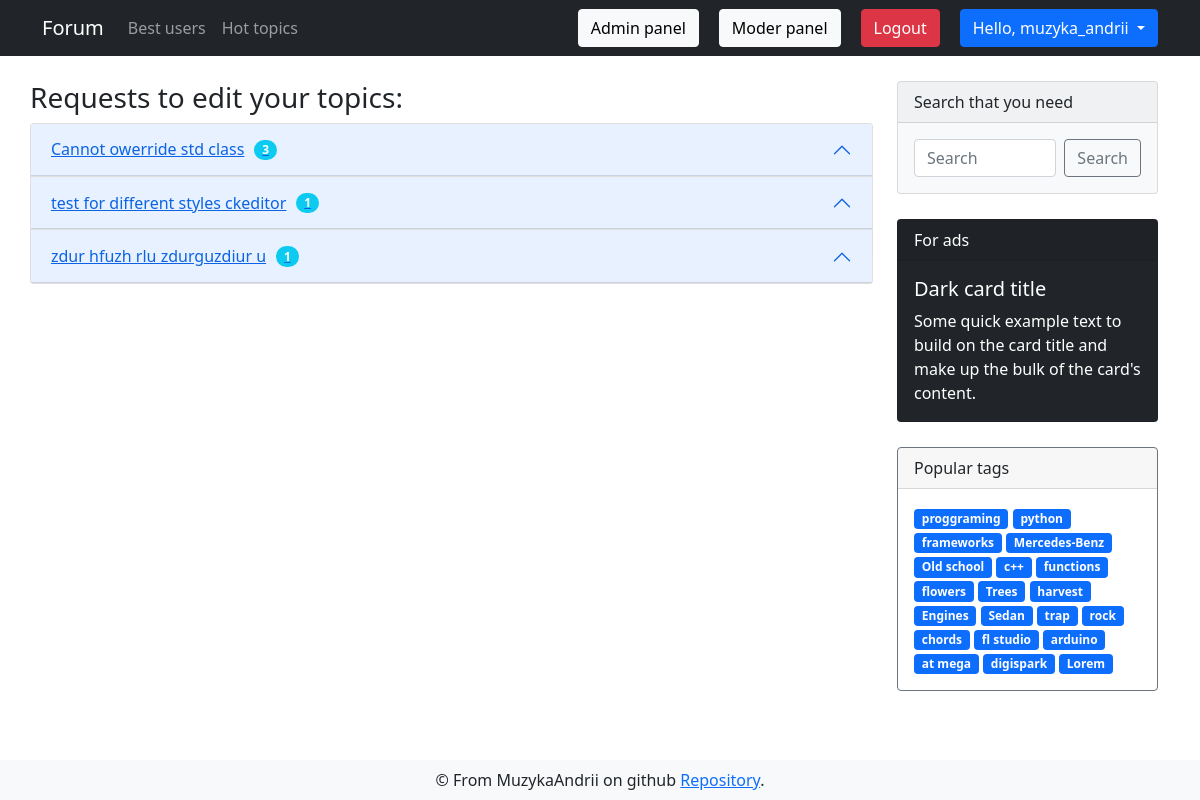
The app's page /user/edit_requests (signed in) with its own data.
### app/models.py (models this page shows, shortened)
class DbMixin(object):
    def save(self):
        db.session.add(self)
        db.session.commit()

class User(UserMixin, DbMixin, db.Model):
    id = db.Column(db.Integer, primary_key = True, autoincrement=True)
    nickname = db.Column(db.String(30), unique=True, nullable=False)
    email = db.Column(db.String(120), unique=True, nullable=False)
    email_confirmed = db.Column(db.Boolean, default=False)
    password = db.Column(db.String(70), nullable=False)
    about = db.Column(db.Text, default='Hi everyone!')
    website = db.Column(db.String(120))
    register_date = db.Column(db.DateTime, default=dt.utcnow)
    last_seen = db.Column(db.DateTime, default=dt.utcnow)
    is_banned = db.Column(db.Boolean, default=False)
    ban_reason = db.Column(db.String(255))
    created_discussions = db.relationship('Discussion', backref='creator', lazy='dynamic')
    created_comments = db.relationship('Comment', backref='creator', lazy='dynamic')
    avatars = db.relationship('Image', backref='owner', lazy='dynamic')
    edit_requests = db.relationship('Edit_request', backref='editor', lazy='dynamic')
    roles = db.relationship('Role', secondary=users_roles, backref=db.backref('users', lazy='select'))
    def update_last_seen(self):
        self.last_seen = dt.now()
        self.save()
    def has_role(self, role):
        for r in self.roles:
            if r.name == role:
                return True
        return False

class Discussion(DbMixin, db.Model):
    id = db.Column(db.Integer, primary_key = True, autoincrement=True)
    theme = db.Column(db.String, unique=True, nullable=False)
    text = db.Column(db.Text, unique=True, nullable=False)
    theme_id = db.Column(db.Integer, db.ForeignKey('theme.id'), nullable=False)
    tags = db.relationship('Tag', secondary=discussion_tags, backref=db.backref('discussions', lazy='dynamic'))
    comments = db.relationship('Comment', backref='parent_discussion', lazy='dynamic')
    creator_id = db.Column(db.Integer, db.ForeignKey('user.id'), nullable=False)
    edit_requests = db.relationship('Edit_request', backref='target_discussion', lazy='dynamic')
    def get_count_of_non_validated_requests(self):
        return self.edit_requests.filter(Edit_request.is_validated==None).count()
    def build_url(self):
        theme = self.parent_theme
        section_slug = theme.parent_section.slug
        return section_slug, theme.slug

class Tag(DbMixin, db.Model):
    id = db.Column(db.Integer, primary_key = True, autoincrement=True)
    name = db.Column(db.String(50), unique=True, nullable=False)
    slug = db.Column(db.String(100), unique=True, nullable=False)
    section_id = db.Column(db.Integer, db.ForeignKey('section.id'), nullable=False)

### app/views.py (the view)
@app.route('/user/edit_requests')
@login_required
def edit_requests_index():
    discussions, edit_requests = get_input_edit_requests(current_user)
    return render_template('forum/edit/edit_requests.html', tags=get_tags(), discussions=discussions, edit_requests=edit_requests)

### app/controllers/edit_request_controller.py (called while the page is built)
def get_input_edit_requests(user: User) -> (List[Discussion], List[Edit_request]):
    not_validated_edit_requests = Edit_request.query.filter(Edit_request.target_id==Discussion.id,
                                                            Discussion.creator_id==user.id,
                                                            Edit_request.is_validated==None)
    discussions = {request.target_discussion for request in not_validated_edit_requests}
    return discussions, not_validated_edit_requests

### app/models.py (called while the page is built)
@login.user_loader
def user_loader(user_id):
    return User.query.get(int(user_id))

### app/views.py (called while the page is built)
@app.before_request
def update_last_seen():
    if current_user.is_authenticated:
        current_user.update_last_seen()

@cache.cached(timeout=60)
def is_current_user_banned():
    is_banned, reason = current_user.query.with_entities(User.is_banned, User.ban_reason).first()
    if is_banned:
        return reason
    else:
        return False

@app.before_request
def check_banned():
    if not current_user.is_authenticated:
        return
    result = is_current_user_banned()
    if result:
        logout_user()
        return render_template('alerts/banned.html', reason=result)

@cache.cached(timeout=600, key_prefix='tags')
def get_tags():
    return Tag.query.with_entities(Tag.slug, Tag.name).limit(25).all()

### app/templates/forum/edit/edit_requests.html (shortened to what this page needs)
{% extends "layouts/base.html" %}
{% block content %}
<div class="container">
    <div class="row">
        <div style="margin: 25px 0;" class="list-group col-md-9">
            <h3>Requests to edit your topics: </h3>
            <div class="accordion" id="accordionExample">
                {% for discussion in discussions %}
                <div class="accordion-item">
                    <h2 class="accordion-header" id="headingOne">
                        {% set section_slug, theme_slug = discussion.build_url() %}
                        <a href="{{ url_for('discussion', section_slug=section_slug, theme_slug=theme_slug, discussion_id=discussion.id) }}" class="accordion-button" type="button" data-bs-toggle="collapse"
                            data-bs-target="#collapse{{discussion.id}}" aria-expanded="true" aria-controls="collapseOne">
                            {{ discussion.theme }}
                            <span style="margin-left: 10px;" class="badge rounded-pill bg-info text-white">{{ discussion.get_count_of_non_validated_requests() }}</span>
                    </a>
                    </h2>
                </div>
                {% endfor %}
            </div>
        </div>
        {% include 'layouts/sidebar.html' %}
    </div>
</div>
{% endblock %}

### app/templates/layouts/base.html (shortened to what this page needs)
<!doctype html>
<html>
<head>
  {% block head %}
  <link href="https://cdn.jsdelivr.net/npm/bootstrap@5.0.0/dist/css/bootstrap.min.css" rel="stylesheet"
>
  <link rel="stylesheet" type="text/css" href="{{ url_for('static',filename='css/style.css') }}">
  {% endblock %}
</head>
<body>
  <nav class="navbar navbar-expand-lg navbar-dark bg-dark">
    <div class="container">
      <a class="navbar-brand" href="{{ url_for('index') }}">Forum</a>
      <div class="collapse navbar-collapse" id="navbarSupportedContent">
        <ul class="navbar-nav me-auto mb-2 mb-lg-0">
          <li class="nav-item">
            <a class="nav-link" aria-current="page" href="{{url_for('list_users')}}">Best users</a>
          </li>
          <li class="nav-item">
            <a class="nav-link" href="{{ url_for('hot_topics') }}">Hot topics</a>
          </li>
        </ul>
        <form class="d-flex">
          {% if current_user.is_anonymous %}
          <a href="{{ url_for('auth.register') }}" type="button" class="btn login-btn btn-secondary">Register</a>
          <a href="{{ url_for('auth.login') }}" type="button" class="btn btn-secondary">Log in</a>
          {% else %}
          {% if current_user.has_role('admin') %}
          <a style="margin-right: 20px;" href="/admin" type="button"
          class="btn btn-light">Admin panel</a>
          {% endif %}
          {% if current_user.has_role('moderator') %}
          <a style="margin-right: 20px;" href="/moder" type="button"
          class="btn btn-light">Moder panel</a>
          {% endif %}
          <a style="margin-right: 20px;" href="{{ url_for('auth.logout') }}" type="button"
            class="btn btn-danger">Logout</a>
          <div class="dropdown">
            <button class="btn btn-primary dropdown-toggle" type="button" id="dropdownMenuButton1" data-bs-toggle="dropdown" aria-expanded="false">
              Hello, {{ current_user.nickname }}
            </button>
          </div>
          {% endif %}
        </form>
      </div>
    </div>
  </nav>
  {% block content %}
  {% endblock %}
  {% block footer %}
  <footer class="navbar fixed-bottom navbar-light bg-light">
    <div class="container" style="justify-content: space-around;">
      <div class="footer-content">
        &copy; From MuzykaAndrii on github
        <a href="https://github.com/MuzykaAndrii/modern-flask-forum">Repository</a>.</div>
    </div>
  </footer>
  {% endblock %}
</body>
</html>

### app/templates/layouts/sidebar.html
<div class="sidebar col-md-3">
    <div class="card text-dark bg-light mb-3" style="max-width: 18rem;">
        <div class="card-header">Search that you need</div>
        <form method="GET" action="{{ url_for('search') }}" class="card-body d-flex">
            <input name="search_query" value="{{ request.args.get('search_query', '') }}" class="form-control me-2" type="text" placeholder="Search" aria-label="Search">
            <button class="btn btn-outline-secondary" type="submit">Search</button>
        </form>
    </div>
    <div class="card text-white bg-dark mb-3" style="max-width: 18rem;">
        <div class="card-header">For ads</div>
        <div class="card-body">
            <h5 class="card-title">Dark card title</h5>
            <p class="card-text">Some quick example text to build on the card title and make up the bulk of the
                card's content.</p>
        </div>
    </div>
    <div class="card border-secondary mb-3" style="max-width: 18rem;">
        <div class="card-header">Popular tags</div>
        <div class="card-body text-secondary">
            {% for tag in tags %}
            <a href="{{ url_for('tags_discussions', tag_slug=tag[0]) }}" class="tag badge bg-primary">{{ tag[1] }}</a>
            {% endfor %}
        </div>
    </div>
</div>

### app/static/css/style.css (style rules this page uses)
.card { margin: 25px 0; }
.tag { text-decoration: none; }

### records on screen
User: nickname "muzyka_andrii"
Discussion: theme "Cannot owerride std class", get_count_of_non_validated_requests "3"
Discussion: theme "test for different styles ckeditor", get_count_of_non_validated_requests "1"
Discussion: theme "zdur hfuzh rlu zdurguzdiur u", get_count_of_non_validated_requests "1"
Tag: name "proggraming"
Tag: name "python"
Tag: name "frameworks"
Tag: name "Mercedes-Benz"
Tag: name "Old school"
Tag: name "c++"
Tag: name "functions"
Tag: name "flowers"
Tag: name "Trees"
Tag: name "harvest"
Tag: name "Engines"
Tag: name "Sedan"
Tag: name "trap"
Tag: name "rock"
Tag: name "chords"
Tag: name "fl studio"
Tag: name "arduino"
Tag: name "at mega"
Tag: name "digispark"
Tag: name "Lorem"
